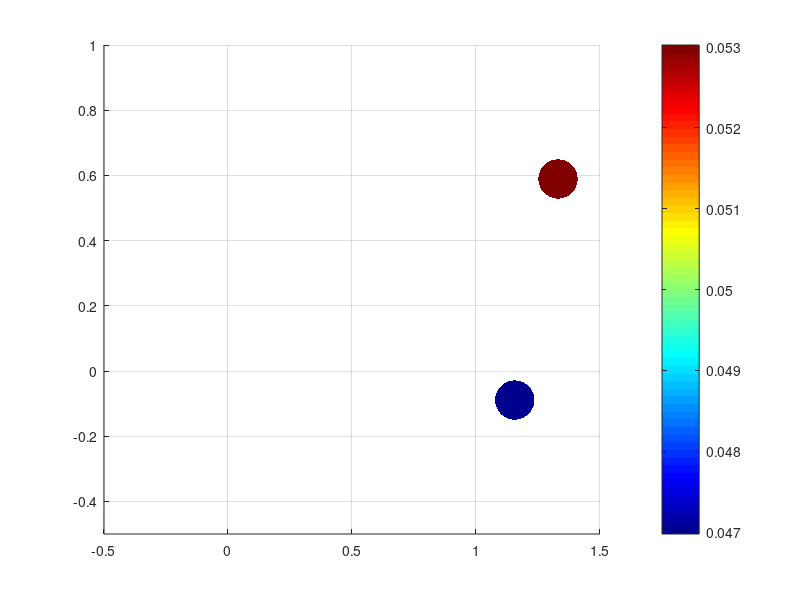

The MATLAB source for this figure:
clc; clear; close all;

%Position = csvread('Position'); Velocity = csvread('Velocity');

load('plotting.mat')

for i= 1:size(position.x,1)
scatter3(position.x(i,:),position.y(i,:), zeros(1,size(position.x,2)),800,abs(velocity.x(i,:)),'filled');
view(2)
colormap jet;
colorbar;
%caxis([0 0.5])
xlim([-0.5 1.5])
ylim([-0.5 1])
% title('Particles colored with velocity, time step = 0.04, Verlet Algorithm')
pause(0.00001);

% Uncomment the following to save

% drawnow;
% frame = getframe(1);
% im = frame2im(frame);
% [imind,cm] = rgb2ind(im,256);
% outfile = 'SevenParticles.gif';
% 
% % On the first loop, create the file. In subsequent loops, append.
% if i==1
%     imwrite(imind,cm,outfile,'gif','DelayTime',0,'loopcount',inf);
% else
%     imwrite(imind,cm,outfile,'gif','DelayTime',0,'writemode','append');
% end

end